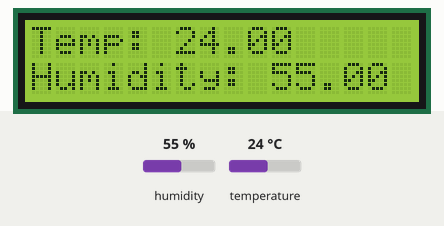
This sketch was run on a simulated Arduino Uno, built with avr-gcc and run on an emulated ATmega328P. Shown: 16×2 character LCD. Inputs (shaded band) come from the test bench; at power-on: humidity 55 %, temperature 24 °C. What the sketch prints to the serial monitor is not drawn.

Above: at 1.2 s.
1.3 s: humidity set to 22 %
At 3.0 s:
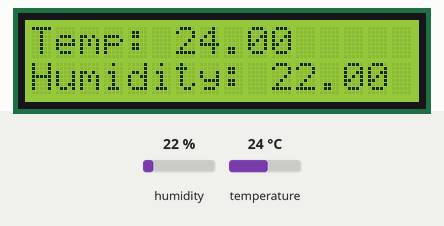
4.0 s: temperature set to 12 °C
At 5.5 s:
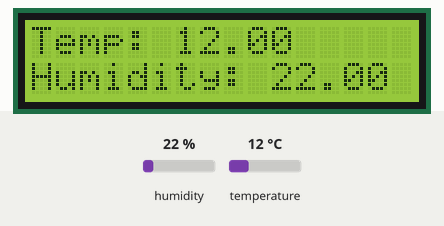
6.7 s: humidity set to 40 %
At 9.4 s:
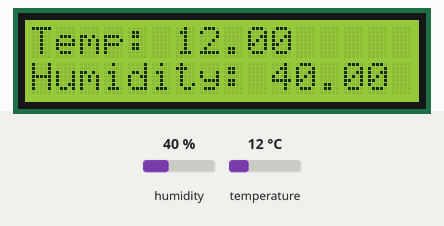
9.7 s: temperature set to 19 °C
At 10.9 s:
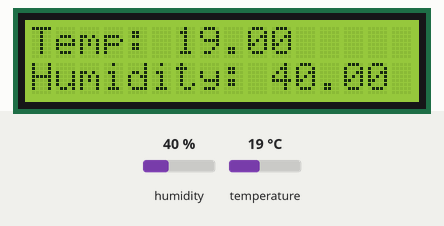
Timing chart, 0 to 12.7 s (numbered marks = the images above; inputs shaded):
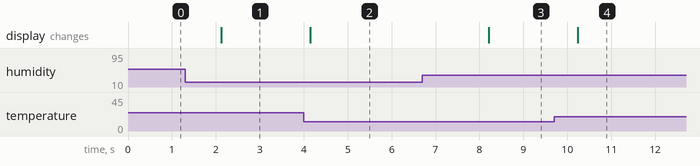

The sketch:

dht11.ino
```cpp
#include <dht.h>
#include <LiquidCrystal.h>

dht DHT;
LiquidCrystal lcd(7, 8, 9, 10, 11, 12);

#define DHT11_PIN 2

void lcdPrint(float temp, float hum);

void setup() {
  // put your setup code here, to run once:
  lcd.begin(16, 2);
  Serial.begin(9600);
}

void loop() {
  // put your main code here, to run repeatedly:
  int chk = DHT.read11(DHT11_PIN);
  Serial.print("Temperature = ");
  Serial.println(DHT.temperature);
  Serial.print("Humidity = ");
  Serial.println(DHT.humidity);
  lcdPrint(DHT.temperature, DHT.humidity);
  delay(2000);
}

void lcdPrint(float temp, float hum)
{
  lcd.setCursor(0, 0);
  lcd.print("Temp: ");
  lcd.print(temp);
  lcd.setCursor(0, 1);
  lcd.print("Humidity: ");
  lcd.print(hum);
  }
```

Measured:
- after the input at 1.3 s, the display: changes after 0.82 s (image 1)
- after the input at 4.0 s, the display: changes after 0.15 s (image 2)
- after the input at 6.7 s, the display: changes after 1.5 s (image 3)
- after the input at 9.7 s, the display: changes after 0.53 s (image 4)
